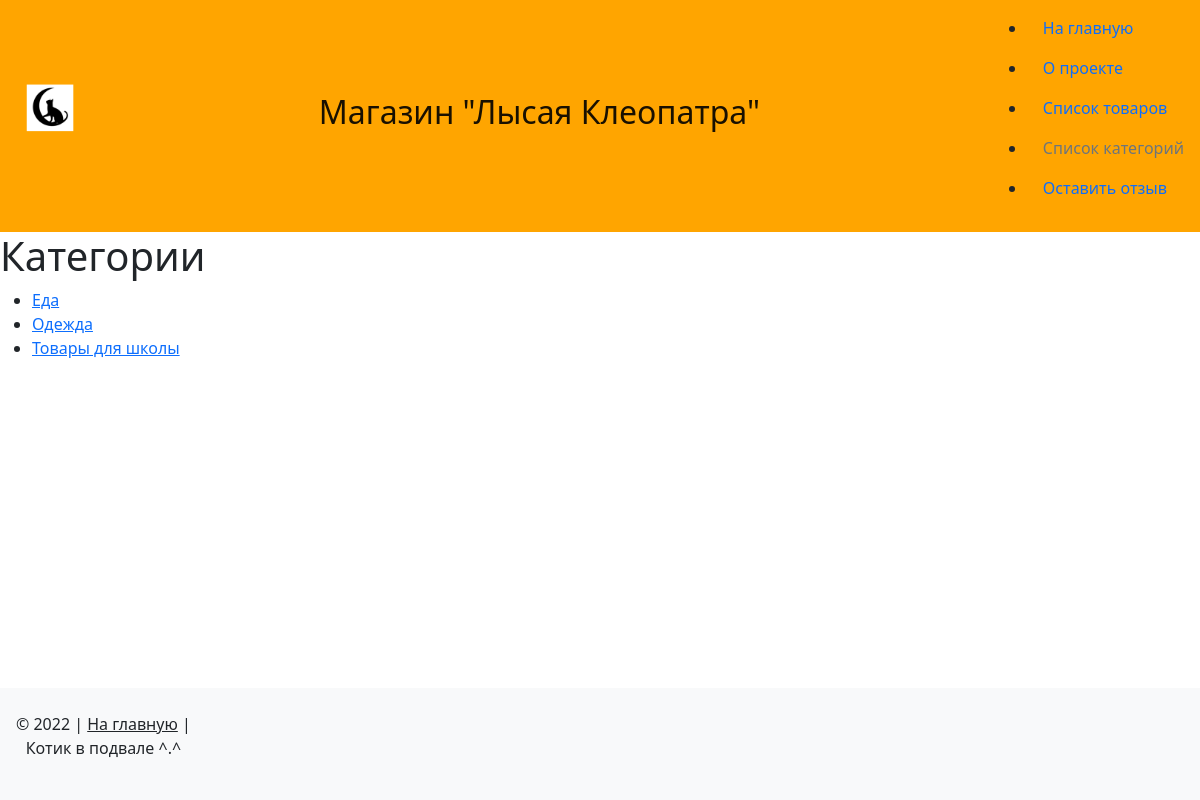
Page /catalog/category/ on the earlier database version.
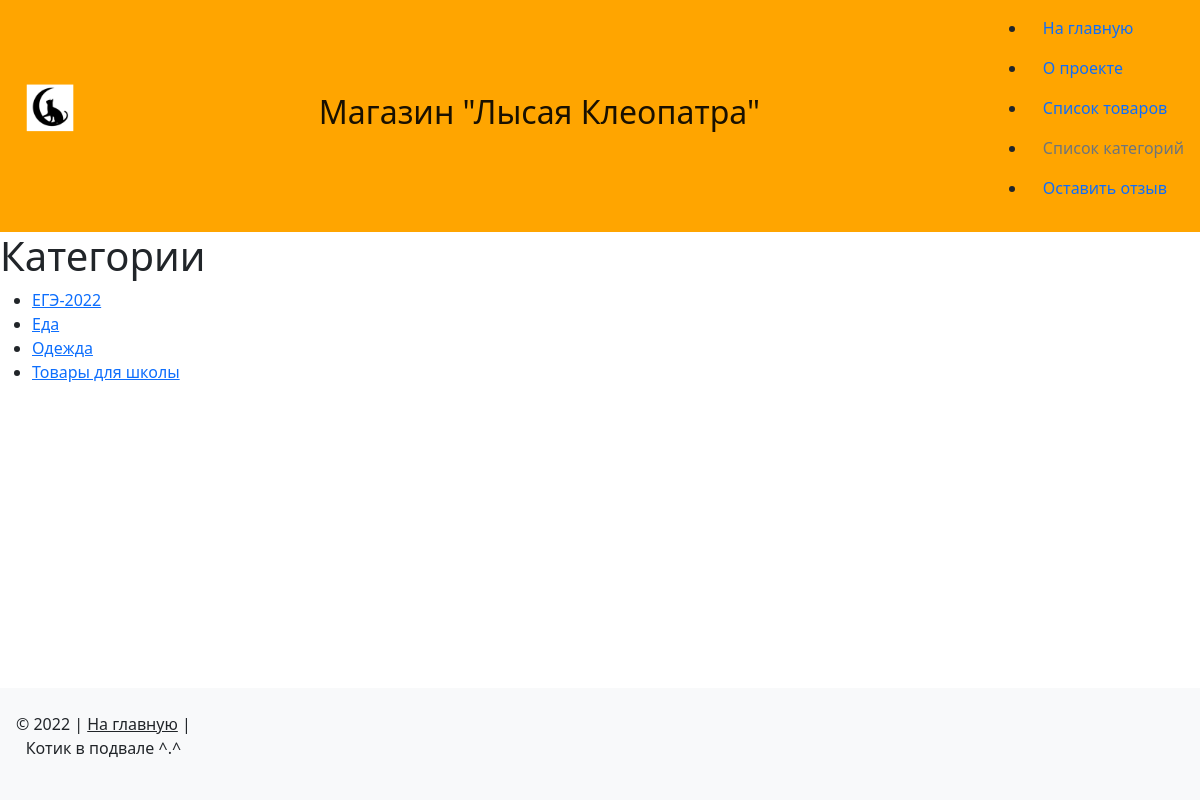
Same page on the later database version.
### catalog/models.py (models this page shows, shortened)
class Category(PublishedBaseModel, SlugBaseModel):
    objects = CategoryManager()
    name = models.CharField('название категории',
                            max_length=150,
                            help_text='Максимум 150 символов',
                            default='Здесь должно быть название', unique=True)
    weight = models.SmallIntegerField('вес',
                                      default=100,
                                      help_text='Целое число x, 0 < x < 32767',
                                      validators=[MinValueValidator(1),
                                                  MaxValueValidator(32766)])
    class Meta:
        verbose_name = 'категория'
        verbose_name_plural = 'категории'
    def get_absolute_url(self):
        return reverse('catalog:category', kwargs={'slug': self.slug})

### catalog/views.py (the view)
# urls.py: path('category/', views.CategoriesView.as_view(), name='categories')
class CategoriesView(ListView):
    model = Category
    template_name = 'catalog/categories.html'
    context_object_name = 'categories'
    def get_queryset(self):
        return Category.objects.published()

### catalog/models.py (called while the page is built)
    def published(self):
        return (self.get_queryset()
                    .filter(is_published=True)
                    .only('slug', 'name')
                    .order_by('name'))

### templates/catalog/categories.html
{% extends "base.html" %}
{% load static %}
{% block content %}
    <h1>Категории</h1>
    <ul>
        {% for category in categories %}
            <li><a href="{{ category.get_absolute_url }}">{{ category.name }}</a></li>
        {% endfor %}
    </ul>
{% endblock %}

### templates/base.html (shortened to what this page needs)
{% load static %}
<!DOCTYPE html>
<html lang="ru">
    <head>
        <link rel="stylesheet" href="{% static 'css/bootstrap.min.css' %}" >
    </head>
    <body>
        <header>
            {% include "includes/nav.html" %}
        </header>
        <main>
            {% block content %}Пусто :({% endblock %}
        </main>
            {% include "includes/footer.html"%}
    </body>
</html>

### templates/includes/nav.html
{% load static %}
<nav class="navbar navbar-light" style="background-color: orange;">
    <img src="{% static 'favicons/mstile-150x150.png' %}" width="100" height="100" alt="">
    <a class="navbar-brand" href="/"><h2>Магазин "Лысая Клеопатра"</h2></a>
    <div>
        {% with request.resolver_match.view_name as view_name %}
        <ul>
            <li><a href="{% url 'homepage:home' %}" class="nav-link {% if view_name == 'homepage:home' %}disabled{% endif %}">На главную</a></li>
            <li><a href="{% url 'about:description' %}" class="nav-link {% if view_name == 'about:description' %}disabled{% endif %}">О проекте</a></li>
            <li><a href="{% url 'catalog:list' %}" class="nav-link {% if view_name == 'catalog:list' %}disabled{% endif %}">Список товаров</a></li>
            <li><a href="{% url 'catalog:categories' %}" class="nav-link {% if view_name == 'catalog:categories' %}disabled{% endif %}">Список категорий</a></li>
            <li><a href="{% url 'feedback:feedback' %}" class="nav-link {% if view_name == 'feedback:feedback' %}disabled{% endif %}">Оставить отзыв</a></li>
        </ul>
        {% endwith %}
    </div>
</nav>

### templates/includes/footer.html
<footer>
  <div class="navbar fixed-bottom navbar-light bg-light">
    <div class="text-center p-3">
      © 2022 |
      <a class="text-dark" href="{% url 'homepage:home' %}">На главную</a> |
      <p>Котик в подвале ^.^</p>
    </div>
  </div>
</footer>

### templates/base.html (style rules this page uses)
body { padding-bottom: 100px; }

Differences in the rows shown:
added Category: name "ЕГЭ-2022"
